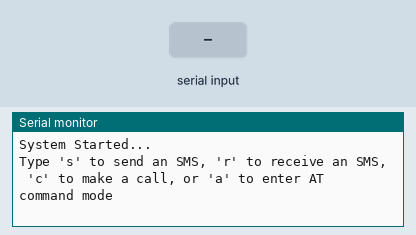
Recording of a sketch running on a simulated Arduino Uno, built with avr-gcc and run on an emulated ATmega328P. Shown: the last lines printed to the serial monitor. The test bench sets the inputs (shaded band). The modem accepts every AT command (registered, SIM ready, sends succeed) and sends nothing else.

Above: at 2.2 s.
2.3 s: "s\n" received over Serial
At 2.8 s:
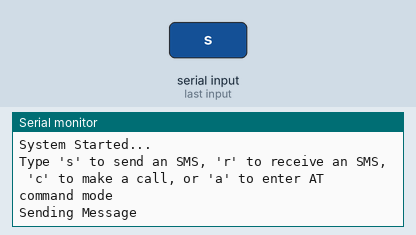
5.3 s: byte 114 ('r') received over Serial
At 6.3 s:
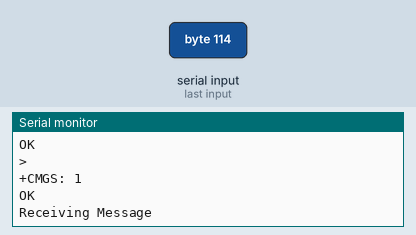
6.8 s: byte 99 ('c') received over Serial
At 8.4 s:
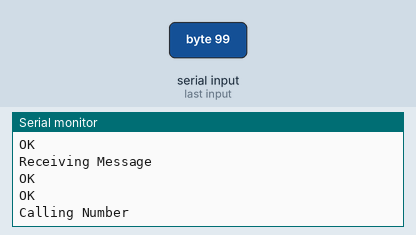
8.9 s: byte 97 ('a') received over Serial
At 10.4 s:
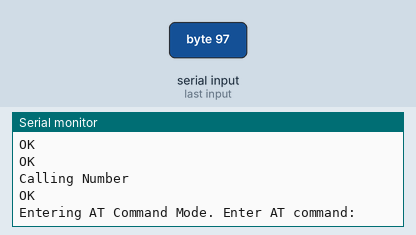
10.9 s: "s\n" received over the second serial link
At 11.7 s:
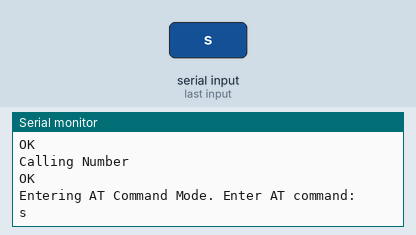
12.4 s: "r\n" received over the second serial link
At 12.9 s:
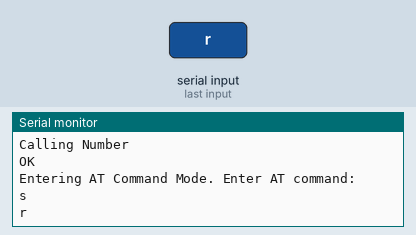

The sketch:

gms_function.ino
```cpp
#include <SoftwareSerial.h>
SoftwareSerial sim(10, 11);
int _timeout;
String _buffer;
String number = "+639978264419"; //-> change with your number

void setup() {
  Serial.begin(9600);
  _buffer.reserve(50);
  Serial.println("System Started...");
  sim.begin(9600);
  delay(1000);
  Serial.println("Type 's' to send an SMS, 'r' to receive an SMS, 'c' to make a call, or 'a' to enter AT command mode");
}

void loop() {
  if (Serial.available() > 0) {
    char command = Serial.read();
    switch (command) {
      case 's':
        SendMessage();
        break;
      case 'r':
        ReceiveMessage();
        break;
      case 'c':
        callNumber();
        break;
      case 'a':
        ATCommandMode();
        break;
    }
  }

  while (sim.available() > 0) {
    Serial.write(sim.read());
  }
}

void SendMessage() {
  Serial.println("Sending Message");
  sim.println("AT+CMGF=1\r"); // Set SMS mode to text
  delay(100);
  //sim.println("AT+CMGS=\"" + number + "\""); // Set the recipient's number
  sim.println("AT+CMGS=\"+639978264419\"\r");
  delay(100);
  String SMS = "Hello, how are you? Greetings from miliohm.com admin";
  sim.println(SMS);
  delay(100);
  sim.println((char)26); // End of message character (ASCII code of CTRL+Z)
  delay(1000); // Wait for the module to send the message
  _buffer = _readSerial();
  Serial.println(_buffer);
}

void ReceiveMessage() {
  Serial.println("Receiving Message");
  sim.println("AT+CMGF=1"); // Set SMS mode to text
  delay(100);
  sim.println("AT+CNMI=1,2,0,0,0"); // Set to receive SMS automatically
  delay(1000); // Wait for the module to respond
  _buffer = _readSerial();
  Serial.println(_buffer);
}

String _readSerial() {
  _timeout = 0;
  while (!sim.available() && _timeout < 5000) {
    delay(10);
    _timeout += 10;
  }
  if (sim.available()) {
    return sim.readString();
  }
  return "";
}

void callNumber() {
  Serial.println("Calling Number");
  sim.print("ATD");
  sim.print(number);
  sim.print(";\r\n");
  delay(1000); // Wait for the call to be initiated
  _buffer = _readSerial();
  Serial.println(_buffer);
}

void ATCommandMode() {
  Serial.println("Entering AT Command Mode. Enter AT command:");
  while (true) {
    if (Serial.available() > 0) {
      char c = Serial.read();
      sim.write(c);
      if (c == '\r' || c == '\n') {
        Serial.println();
        break;
      }
    }
    if (sim.available() > 0) {
      Serial.write(sim.read());
    }
  }
}
```

Measured:
- after the input at 2.3 s, the serial monitor: prints a new line at once (image 1)
- after the input at 5.3 s, the serial monitor: prints a new line at once (image 2)
- after the input at 6.8 s, the serial monitor: prints a new line after 0.65 s (image 3)
- after the input at 8.9 s, the serial monitor: prints a new line after 0.56 s (image 4)
- after the input at 10.9 s, the serial monitor: prints a new line at once (image 5)
- after the input at 12.4 s, the serial monitor: prints a new line at once (image 6)
